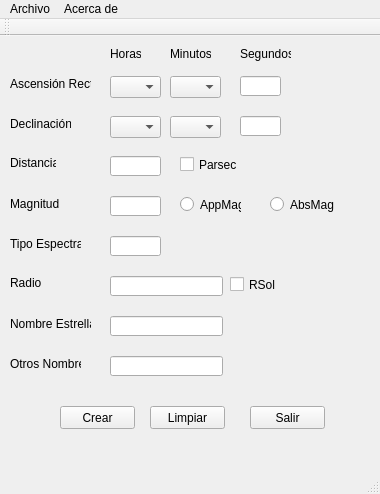
<?xml version="1.0" encoding="UTF-8"?>
<ui version="4.0">
 <class>StarMakerClass</class>
 <widget class="QMainWindow" name="StarMakerClass">
  <property name="geometry">
   <rect>
    <x>0</x>
    <y>0</y>
    <width>380</width>
    <height>494</height>
   </rect>
  </property>
  <property name="windowTitle">
   <string>StarMaker</string>
  </property>
  <property name="windowIcon">
   <iconset>
    <normaloff>StarMaker.ico</normaloff>StarMaker.ico</iconset>
  </property>
  <widget class="QWidget" name="centralWidget">
   <widget class="QLabel" name="label">
    <property name="geometry">
     <rect>
      <x>10</x>
      <y>40</y>
      <width>81</width>
      <height>16</height>
     </rect>
    </property>
    <property name="text">
     <string>Ascensión Recta</string>
    </property>
   </widget>
   <widget class="QLabel" name="label_2">
    <property name="geometry">
     <rect>
      <x>110</x>
      <y>10</y>
      <width>31</width>
      <height>16</height>
     </rect>
    </property>
    <property name="text">
     <string>Horas</string>
    </property>
   </widget>
   <widget class="QLabel" name="label_3">
    <property name="geometry">
     <rect>
      <x>170</x>
      <y>10</y>
      <width>41</width>
      <height>16</height>
     </rect>
    </property>
    <property name="text">
     <string>Minutos</string>
    </property>
   </widget>
   <widget class="QLabel" name="label_4">
    <property name="geometry">
     <rect>
      <x>240</x>
      <y>10</y>
      <width>51</width>
      <height>16</height>
     </rect>
    </property>
    <property name="text">
     <string>Segundos</string>
    </property>
   </widget>
   <widget class="QLabel" name="label_5">
    <property name="geometry">
     <rect>
      <x>10</x>
      <y>80</y>
      <width>61</width>
      <height>16</height>
     </rect>
    </property>
    <property name="text">
     <string>Declinación</string>
    </property>
   </widget>
   <widget class="QLineEdit" name="leSegundos">
    <property name="geometry">
     <rect>
      <x>240</x>
      <y>80</y>
      <width>41</width>
      <height>20</height>
     </rect>
    </property>
   </widget>
   <widget class="QLabel" name="label_6">
    <property name="geometry">
     <rect>
      <x>10</x>
      <y>120</y>
      <width>46</width>
      <height>13</height>
     </rect>
    </property>
    <property name="text">
     <string>Distancia</string>
    </property>
   </widget>
   <widget class="QLineEdit" name="ledistancia">
    <property name="geometry">
     <rect>
      <x>110</x>
      <y>120</y>
      <width>51</width>
      <height>20</height>
     </rect>
    </property>
    <property name="toolTip">
     <string>Distancia de la estrella en años luz</string>
    </property>
   </widget>
   <widget class="QLineEdit" name="lemagnitud">
    <property name="geometry">
     <rect>
      <x>110</x>
      <y>160</y>
      <width>51</width>
      <height>20</height>
     </rect>
    </property>
   </widget>
   <widget class="QRadioButton" name="rb_appmag">
    <property name="geometry">
     <rect>
      <x>180</x>
      <y>160</y>
      <width>61</width>
      <height>17</height>
     </rect>
    </property>
    <property name="autoFillBackground">
     <bool>false</bool>
    </property>
    <property name="text">
     <string>AppMag</string>
    </property>
    <property name="checked">
     <bool>false</bool>
    </property>
   </widget>
   <widget class="QRadioButton" name="rb_absmag">
    <property name="geometry">
     <rect>
      <x>270</x>
      <y>160</y>
      <width>82</width>
      <height>17</height>
     </rect>
    </property>
    <property name="text">
     <string>AbsMag</string>
    </property>
   </widget>
   <widget class="QLabel" name="label_7">
    <property name="geometry">
     <rect>
      <x>10</x>
      <y>160</y>
      <width>51</width>
      <height>16</height>
     </rect>
    </property>
    <property name="text">
     <string>Magnitud</string>
    </property>
   </widget>
   <widget class="QLabel" name="label_8">
    <property name="geometry">
     <rect>
      <x>10</x>
      <y>200</y>
      <width>71</width>
      <height>16</height>
     </rect>
    </property>
    <property name="text">
     <string>Tipo Espectral</string>
    </property>
   </widget>
   <widget class="QLineEdit" name="le_tespectral">
    <property name="geometry">
     <rect>
      <x>110</x>
      <y>200</y>
      <width>51</width>
      <height>20</height>
     </rect>
    </property>
   </widget>
   <widget class="QPushButton" name="btncrear">
    <property name="geometry">
     <rect>
      <x>60</x>
      <y>370</y>
      <width>75</width>
      <height>23</height>
     </rect>
    </property>
    <property name="text">
     <string>Crear</string>
    </property>
   </widget>
   <widget class="QPushButton" name="btnlimpiar">
    <property name="geometry">
     <rect>
      <x>150</x>
      <y>370</y>
      <width>75</width>
      <height>23</height>
     </rect>
    </property>
    <property name="text">
     <string>Limpiar</string>
    </property>
   </widget>
   <widget class="QPushButton" name="btnsalir">
    <property name="geometry">
     <rect>
      <x>250</x>
      <y>370</y>
      <width>75</width>
      <height>23</height>
     </rect>
    </property>
    <property name="text">
     <string>Salir</string>
    </property>
   </widget>
   <widget class="QLabel" name="label_9">
    <property name="geometry">
     <rect>
      <x>10</x>
      <y>280</y>
      <width>81</width>
      <height>16</height>
     </rect>
    </property>
    <property name="text">
     <string>Nombre Estrella</string>
    </property>
   </widget>
   <widget class="QLineEdit" name="lenomestrella">
    <property name="geometry">
     <rect>
      <x>110</x>
      <y>280</y>
      <width>113</width>
      <height>20</height>
     </rect>
    </property>
   </widget>
   <widget class="QComboBox" name="cbHoras_ar">
    <property name="geometry">
     <rect>
      <x>110</x>
      <y>40</y>
      <width>51</width>
      <height>22</height>
     </rect>
    </property>
   </widget>
   <widget class="QComboBox" name="cbMinutos_ar">
    <property name="geometry">
     <rect>
      <x>170</x>
      <y>40</y>
      <width>51</width>
      <height>22</height>
     </rect>
    </property>
   </widget>
   <widget class="QLineEdit" name="leSegundos_ar">
    <property name="geometry">
     <rect>
      <x>240</x>
      <y>40</y>
      <width>41</width>
      <height>20</height>
     </rect>
    </property>
   </widget>
   <widget class="QComboBox" name="cbMinutos">
    <property name="geometry">
     <rect>
      <x>170</x>
      <y>80</y>
      <width>51</width>
      <height>22</height>
     </rect>
    </property>
   </widget>
   <widget class="QComboBox" name="cbHoras">
    <property name="geometry">
     <rect>
      <x>110</x>
      <y>80</y>
      <width>51</width>
      <height>22</height>
     </rect>
    </property>
   </widget>
   <widget class="QCheckBox" name="chkParsec">
    <property name="geometry">
     <rect>
      <x>180</x>
      <y>120</y>
      <width>70</width>
      <height>17</height>
     </rect>
    </property>
    <property name="toolTip">
     <string>Si está activo, convierte los parsec en años luz</string>
    </property>
    <property name="text">
     <string>Parsec</string>
    </property>
   </widget>
   <widget class="QLabel" name="label_10">
    <property name="geometry">
     <rect>
      <x>10</x>
      <y>240</y>
      <width>46</width>
      <height>13</height>
     </rect>
    </property>
    <property name="text">
     <string>Radio</string>
    </property>
   </widget>
   <widget class="QLineEdit" name="leradio">
    <property name="geometry">
     <rect>
      <x>110</x>
      <y>240</y>
      <width>113</width>
      <height>20</height>
     </rect>
    </property>
   </widget>
   <widget class="QCheckBox" name="chkRadioSol">
    <property name="geometry">
     <rect>
      <x>230</x>
      <y>240</y>
      <width>70</width>
      <height>17</height>
     </rect>
    </property>
    <property name="toolTip">
     <string>Si está activo, multiplicará el radio de la estrella (por ejemplo 1.54) por el radio del Sol</string>
    </property>
    <property name="text">
     <string>RSol</string>
    </property>
   </widget>
   <widget class="QLabel" name="label_11">
    <property name="geometry">
     <rect>
      <x>10</x>
      <y>320</y>
      <width>71</width>
      <height>16</height>
     </rect>
    </property>
    <property name="text">
     <string>Otros Nombres</string>
    </property>
   </widget>
   <widget class="QLineEdit" name="leotrosnombres">
    <property name="geometry">
     <rect>
      <x>110</x>
      <y>320</y>
      <width>113</width>
      <height>20</height>
     </rect>
    </property>
    <property name="toolTip">
     <string>Opcional. Nombres alternativos para la estrella, si es más de uno separar por coma</string>
    </property>
   </widget>
  </widget>
  <widget class="QMenuBar" name="menuBar">
   <property name="geometry">
    <rect>
     <x>0</x>
     <y>0</y>
     <width>380</width>
     <height>21</height>
    </rect>
   </property>
   <widget class="QMenu" name="menuArchivo">
    <property name="title">
     <string>Archivo</string>
    </property>
    <addaction name="actionGuardar"/>
    <addaction name="actionPlanetas"/>
    <addaction name="actionSalir"/>
   </widget>
   <widget class="QMenu" name="menuAcerca_de">
    <property name="title">
     <string>Acerca de</string>
    </property>
    <addaction name="actionStarMaker"/>
   </widget>
   <addaction name="menuArchivo"/>
   <addaction name="menuAcerca_de"/>
  </widget>
  <widget class="QToolBar" name="mainToolBar">
   <attribute name="toolBarArea">
    <enum>TopToolBarArea</enum>
   </attribute>
   <attribute name="toolBarBreak">
    <bool>false</bool>
   </attribute>
  </widget>
  <widget class="QStatusBar" name="statusBar"/>
  <action name="actionGuardar">
   <property name="text">
    <string>Guardar</string>
   </property>
   <property name="shortcut">
    <string>Ctrl+G</string>
   </property>
  </action>
  <action name="actionSalir">
   <property name="text">
    <string>Salir</string>
   </property>
   <property name="shortcut">
    <string>Ctrl+S</string>
   </property>
  </action>
  <action name="actionStarMaker">
   <property name="text">
    <string>StarMaker</string>
   </property>
  </action>
  <action name="actionPlanetas">
   <property name="text">
    <string>Planetas</string>
   </property>
   <property name="shortcut">
    <string>Ctrl+P</string>
   </property>
  </action>
 </widget>
 <layoutdefault spacing="6" margin="11"/>
 <tabstops>
  <tabstop>cbHoras_ar</tabstop>
  <tabstop>cbMinutos_ar</tabstop>
  <tabstop>leSegundos_ar</tabstop>
  <tabstop>cbHoras</tabstop>
  <tabstop>cbMinutos</tabstop>
  <tabstop>leSegundos</tabstop>
  <tabstop>ledistancia</tabstop>
  <tabstop>chkParsec</tabstop>
  <tabstop>lemagnitud</tabstop>
  <tabstop>rb_appmag</tabstop>
  <tabstop>rb_absmag</tabstop>
  <tabstop>le_tespectral</tabstop>
  <tabstop>leradio</tabstop>
  <tabstop>chkRadioSol</tabstop>
  <tabstop>lenomestrella</tabstop>
  <tabstop>leotrosnombres</tabstop>
  <tabstop>btncrear</tabstop>
  <tabstop>btnlimpiar</tabstop>
  <tabstop>btnsalir</tabstop>
 </tabstops>
 <resources>
  <include location="starmaker.qrc"/>
 </resources>
 <connections/>
</ui>
